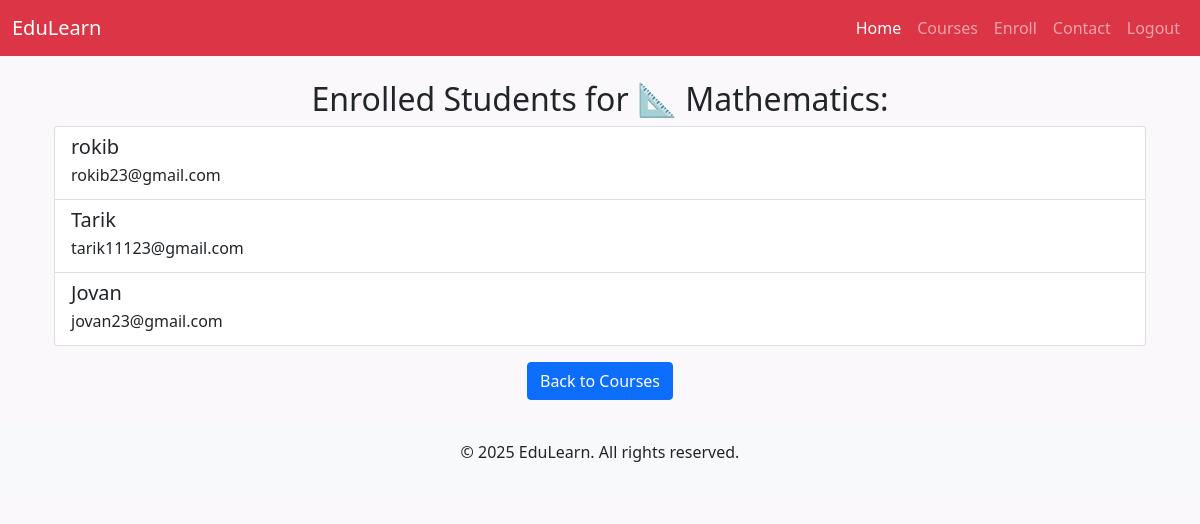
Before: /4/students/ (signed in) with the older database file.
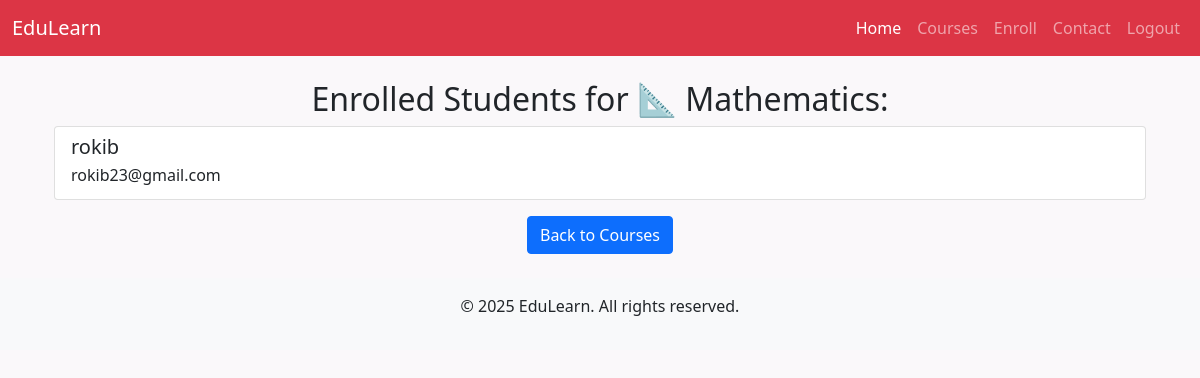
After: the same page with the newer database file.
### courses/models.py (models this page shows, shortened)
class Student(models.Model):
    user = models.ForeignKey(User, on_delete=models.CASCADE)
    name = models.CharField(max_length=100, blank=True, null=True)
    email = models.EmailField()
    enrolled_courses = models.ManyToManyField(Course, related_name='students')
    completed_lessons = models.ManyToManyField('Lesson', blank=True)
    class Meta:
        unique_together = ('user', 'email')

### courses/views.py (the view)
# urls.py: path('<int:course_id>/students/', views.view_students, name='view_students'),
@login_required
def view_students(request, course_id):
    course = get_object_or_404(Course, id=course_id)
    students = course.students.all()
    return render(request, 'courses/view_students.html', {'course_id': course_id, 'students': students, 'course': course})

### template/courses/view_students.html
{% extends "courses/base.html" %}
{% block content %}
<div class="container mt-4">
    <h2 class="text-center">Enrolled Students for {{ course.title }}:</h2>
    {% if students %}
    <div class="list-group">
        {% for student in students %}
        <a href="#" class="list-group-item list-group-item-action">
            <h5 class="mb-1">{{ student.name }}</h5>
            <p class="mb-1">{{ student.email }}</p>
        </a>
        {% endfor %}
    </div>
    {% else %}
    <p class="text-center">No students enrolled in this course.</p>
    {% endif %}
    <div class="text-center mt-3">
        <a href="{% url 'courses:course_list' %}" class="btn btn-primary">Back to Courses</a>
    </div>
</div>
{% endblock %}

Changed rows visible on the page:
removed Student: name "Tarik", email "tarik11123@gmail.com"
removed Student: name "Jovan", email "jovan23@gmail.com"
